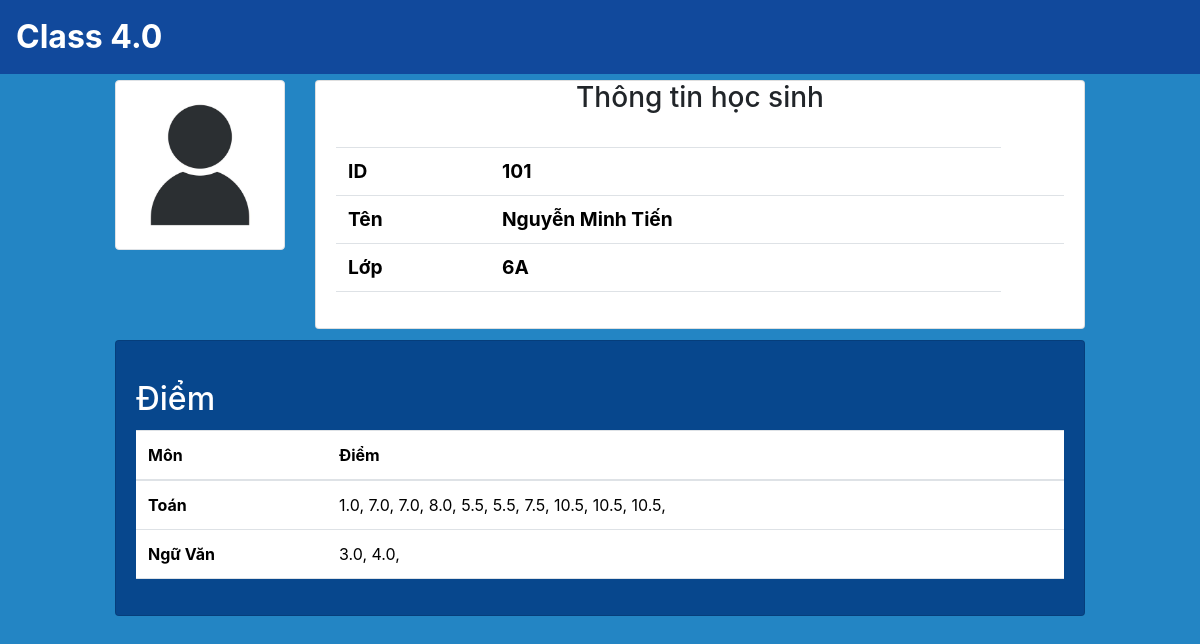
The app's page /studentportal/101/, older data.
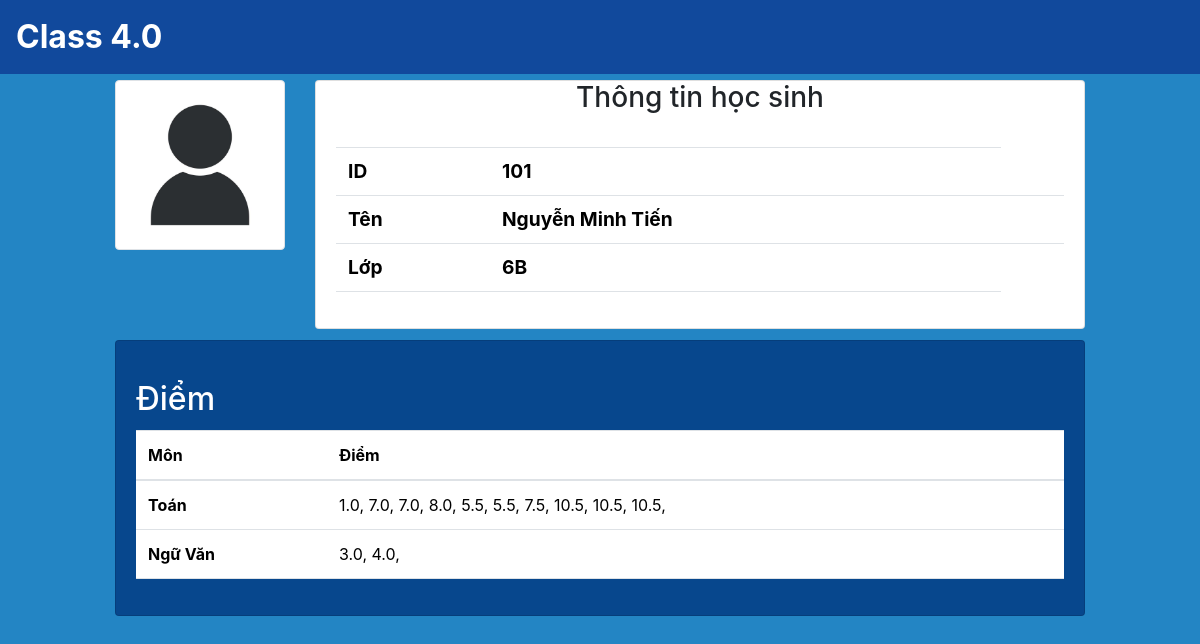
The same page, newer data.
### SM/models.py (models this page shows, shortened)
class Student(models.Model):
    id = models.IntegerField(primary_key=True)
    name = models.CharField(max_length=100,blank=False, null=False)
    classroom = models.ForeignKey(Classroom, on_delete=models.CASCADE, related_name='student') # cho phép classroom truy vấn được các student của mình

class Classroom(models.Model):
    name = models.CharField(primary_key=True,max_length=10)
    manager = models.ForeignKey('app_User.Teacher', on_delete=models.CASCADE,related_name='classroom') # 1 lớp chỉ có 1 giáo viên và ngược lại

### StudentPortal/views.py (the view)
# urls.py: path('<int:student>/', views.student_lookup, name= 'Lookup'),
def student_lookup(request, student):
    student = get_object_or_404(Student, id=student)
    marks = student.marks.all()
    classroom = student.classroom
    classroomsubjects = ClassroomSubject.objects.filter(classroom=classroom).first()
    subjects = classroomsubjects.subject.all()
    marks_by_subject = {}
    for mark in marks:
        if mark.subject.name not in marks_by_subject:
            marks_by_subject[mark.subject.name] = [mark.scores]
        else:
            marks_by_subject[mark.subject.name].append(mark.scores)
    context = {
        'student': student,
        'marks': marks,
        'student_of_subjects': subjects,
        'marks_by_subject': marks_by_subject,
    }
    return render(request, 'lookup.html',context)

### StudentPortal/templates/lookup.html (shortened to what this page needs)
{% extends "base.html" %}
{% load static %}
{% block content %}
<div class="row">
    <div class="col-1"></div>
    <div class="col-2">
        <img src="{% static "illustration-of-human-icon-user-symbol-icon-modern-design-on-blank-background-free-vector.jpg" %}" class="img-thumbnail" alt="...">
    </div>
    <div class="col-8">
        <div class="card">
            <h3 class="card-title text-center">Thông tin học sinh</h3>
            <div class="card-body">
                <table class="table">
                    <tbody>
                    <tr>
                        <th class="display-6 font-weight-bold" style="font-size: 1.2em" scope="row">ID</th>
                        <td class="display-6 font-weight-bold" style="font-size: 1.2em">{{ student.id }}</td>
                    </tr>
                    <tr>
                        <th class="display-6 font-weight-bold" style="font-size: 1.2em" scope="row">Tên</th>
                        <td class="display-6 font-weight-bold" style="font-size: 1.2em">{{ student.name }}<td>
                    </tr>
                    <tr>
                        <th class="display-6 font-weight-bold" style="font-size: 1.2em" scope="row">Lớp</th>
                        <td class="display-6 font-weight-bold" style="font-size: 1.2em">{{ student.classroom.name }}</td>
                    </tr>
                    </tbody>
                </table>
            </div>
        </div>
    </div>
    <div class="col-1"></div>
</div>
<div class="row" style="margin-top: 1%">
    <div class="col-1"></div>
    <div class="col-10">
        <div class="card" style="background-color: #07478D">
            <div class="card-body">
                <h2 class="card-title text-white" style="margin-top: 2%;">Điểm</h2>
                <table class="table">
                    <thead>
                    <tr>
                        <th scope="col">Môn</th>
                        <th scope="col">Điểm</th>
                    </tr>
                    </thead>
                    <tbody>
                        {% for subject, scores in marks_by_subject.items %}
                        <tr>
                            <th scope="row">{{ subject }}</th>
                            <td>
                                {% for score in scores %}
                                {{ score }},
                                {% endfor %}
                            </td>
                        </tr>
                        {% endfor %}
                    </tbody>
                </table>
            </div>
        </div>
    </div>
    <div class="col-1"></div>
</div>
{% endblock content %}

Row changes from the older to the newer data that the page shows:
changed Student "Nguyễn Minh Tiến": classroom.name "6A" → "6B"
